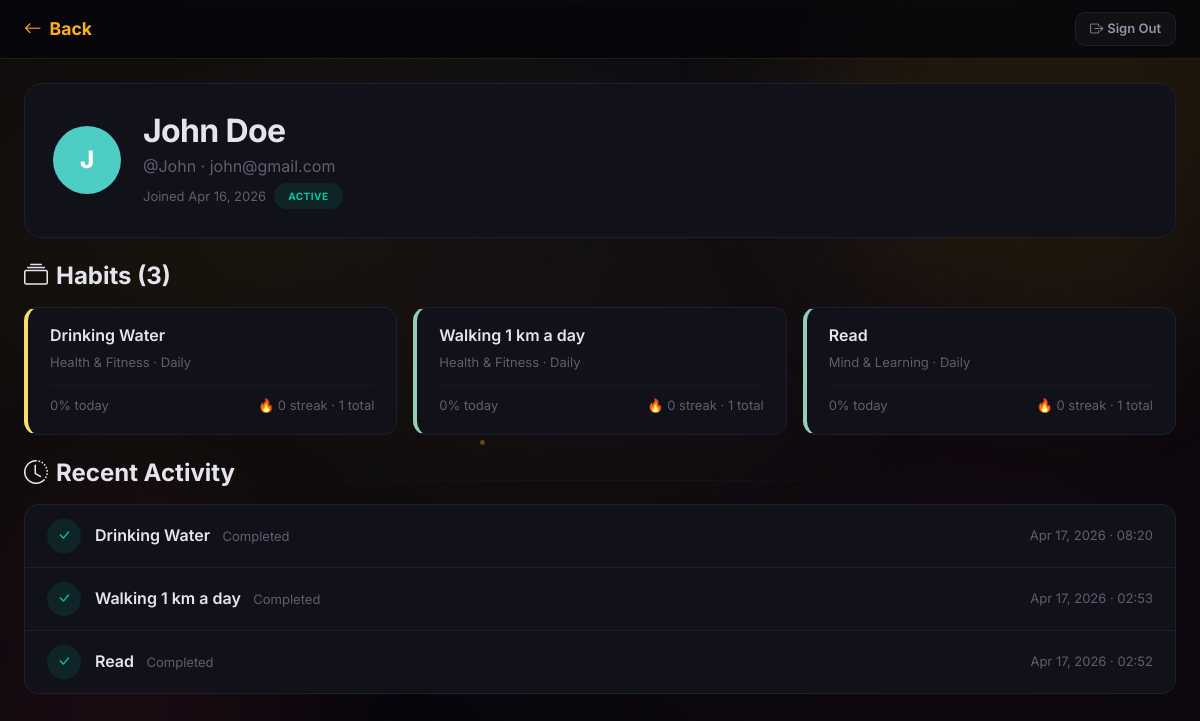
The page /admin-panel/user/2/ (signed in) on the database its author committed.
### habits/models.py (models this page shows, shortened)
class Habit(models.Model):
    CATEGORY_CHOICES = [
        ('health', 'Health & Fitness'),
        ('mind', 'Mind & Learning'),
        ('productivity', 'Productivity'),
        ('social', 'Social'),
        ('creativity', 'Creativity'),
        ('wellness', 'Wellness'),
        ('finance', 'Finance'),
        ('other', 'Other'),
    ]
    FREQUENCY_CHOICES = [
        ('daily', 'Daily'),
        ('weekly', 'Weekly'),
        ('monthly', 'Monthly'),
    ]
    COLOR_CHOICES = [
        ('#FF6B6B', 'Coral Red'),
        ('#4ECDC4', 'Teal'),
        ('#45B7D1', 'Sky Blue'),
        ('#96CEB4', 'Sage Green'),
        ('#FFEAA7', 'Sunny Yellow'),
        ('#DDA0DD', 'Plum'),
        ('#98D8C8', 'Mint'),
        ('#F7DC6F', 'Gold'),
        ('#BB8FCE', 'Lavender'),
        ('#F0B27A', 'Peach'),
        ('#82E0AA', 'Emerald'),
        ('#85C1E9', 'Light Blue'),
    ]
    user = models.ForeignKey(User, on_delete=models.CASCADE, related_name='habits')
    name = models.CharField(max_length=200)
    description = models.TextField(blank=True, default='')
    category = models.CharField(max_length=20, choices=CATEGORY_CHOICES, default='other')
    frequency = models.CharField(max_length=10, choices=FREQUENCY_CHOICES, default='daily')
    color = models.CharField(max_length=7, choices=COLOR_CHOICES, default='#4ECDC4')
    target_count = models.PositiveIntegerField(default=1, help_text='How many times per period')
    is_active = models.BooleanField(default=True)
    created_at = models.DateTimeField(auto_now_add=True)
    updated_at = models.DateTimeField(auto_now=True)
    class Meta:
        ordering = ['-created_at']
        unique_together = ['user', 'name']
    def is_completed_today(self):
        today = timezone.now().date()
        return self.logs.filter(completed_at__date=today, is_completed=True).exists()
    def is_skipped_today(self):
        today = timezone.now().date()
        return self.logs.filter(completed_at__date=today, is_skipped=True).exists()
    def get_progress_percentage(self):
        if self.is_completed_today():
            return 100
        if self.is_skipped_today():
            return 0
        return 0
    def get_streak(self):
        streak = 0
        current_date = timezone.now().date()
        for i in range(365):
            check_date = current_date - timedelta(days=i)
            day_logs = self.logs.filter(
                completed_at__date=check_date,
                is_completed=True
            )
            if day_logs.exists():
                streak += 1
            elif i == 0:
                continue
            else:
                break
        return streak
    def get_weekly_data(self):
        today = timezone.now().date()
        weekly = []
        for i in range(6, -1, -1):
            day = today - timedelta(days=i)
            log = self.logs.filter(completed_at__date=day).first()
            status = 'pending'
            if log:
                if log.is_completed:
                    status = 'completed'
                elif log.is_skipped:
                    status = 'skipped'
            weekly.append({
                'date': day,
                'day_name': day.strftime('%a'),
                'status': status,
                'completed': status == 'completed',
            })
        return weekly

class HabitLog(models.Model):
    habit = models.ForeignKey(Habit, on_delete=models.CASCADE, related_name='logs')
    is_completed = models.BooleanField(default=False)
    is_skipped = models.BooleanField(default=False)
    completed_at = models.DateTimeField(default=timezone.now)
    notes = models.TextField(blank=True, default='')
    class Meta:
        ordering = ['-completed_at']

### habits/views.py (the view)
# urls.py: path('admin-panel/user/<int:user_id>/', views.admin_user_detail, name='admin_user_detail'),
@login_required
@user_passes_test(is_admin)
def admin_user_detail(request, user_id):
    target_user = get_object_or_404(User, pk=user_id)
    profile = ensure_profile(target_user)
    habits = target_user.habits.filter(is_active=True)
    recent_logs = HabitLog.objects.filter(
        habit__user=target_user
    ).select_related('habit').order_by('-completed_at')[:50]
    habit_data = []
    for habit in habits:
        habit_data.append({
            'habit': habit,
            'progress': habit.get_progress_percentage(),
            'streak': habit.get_streak(),
            'total_completions': habit.logs.filter(is_completed=True).count(),
            'weekly': habit.get_weekly_data(),
        })
    context = {
        'target_user': target_user,
        'profile': profile,
        'habit_data': habit_data,
        'recent_logs': recent_logs,
    }
    return render(request, 'admin_user_detail.html', context)

### habits/context_processors.py (called while the page is built)
def user_context(request):
    context = {
        'is_admin_user': False,
    }
    if request.user.is_authenticated:
        context['is_admin_user'] = request.user.is_staff or request.user.is_superuser
    return context

### habits/views.py (called while the page is built)
def is_admin(user):
    return user.is_staff or user.is_superuser

def ensure_profile(user):
    profile, created = UserProfile.objects.get_or_create(user=user)
    return profile

### habits/templates/admin_user_detail.html (shortened to what this page needs)
{% extends 'base.html' %}
{% load static %}
{% load habit_extras %}
{% block body_class %}page-admin{% endblock %}
{% block background %}
<div class="animated-bg animated-bg-admin">
    <div class="particle" style="--x: 40%; --y: 55%; --duration: 8s; --delay: 1s; --size: 5px;"></div>
    <div class="mesh-line mesh-3"></div>
</div>
{% endblock %}
{% block content %}
<div class="admin-wrapper">
    <nav class="admin-topbar">
        <div class="container-fluid px-4 d-flex justify-content-between align-items-center">
            <a class="admin-logo" href="{% url 'admin_dashboard' %}"><i class="bi bi-arrow-left me-2"></i>Back</a>
            <a href="{% url 'logout' %}" class="btn btn-ghost btn-sm btn-glow"><i class="bi bi-box-arrow-right me-1"></i>Sign Out</a>
        </div>
    </nav>
    <div class="container-fluid px-4 py-4">
        <div class="admin-detail-header mb-4">
            <div class="admin-detail-avatar" style="background: {{ profile.avatar_color }}">
                {{ target_user.first_name|first|default:target_user.username|first }}
            </div>
            <div class="admin-detail-info">
                <h2 class="fw-700 mb-1">{{ target_user.first_name }} {{ target_user.last_name }}</h2>
                <p class="text-muted mb-1">@{{ target_user.username }} · {{ target_user.email }}</p>
                <div class="d-flex gap-2 align-items-center">
                    <span class="text-sm text-muted">Joined {{ target_user.date_joined|date:"M d, Y" }}</span>
                    {% if profile.is_deactivated %}
                    <span class="admin-badge admin-badge-danger">Deactivated</span>
                    {% else %}
                    <span class="admin-badge admin-badge-success">Active</span>
                    {% endif %}
                </div>
            </div>
        </div>
        <h4 class="fw-700 mb-3"><i class="bi bi-collection me-2"></i>Habits ({{ habit_data|length }})</h4>
        {% if habit_data %}
        <div class="row g-3 mb-4">
            {% for item in habit_data %}
            <div class="col-md-6 col-xl-4">
                <div class="admin-habit-tile" style="border-left: 4px solid {{ item.habit.color }}">
                    <h6 class="fw-600 mb-1">{{ item.habit.name }}</h6>
                    <span class="text-sm text-muted">{{ item.habit.get_category_display }} · {{ item.habit.get_frequency_display }}</span>
                    <div class="admin-habit-bar mt-2">
                    </div>
                    <div class="d-flex justify-content-between mt-2">
                        <span class="text-sm text-muted">{{ item.progress }}% today</span>
                        <span class="text-sm text-muted">🔥 {{ item.streak }} streak · {{ item.total_completions }} total</span>
                    </div>
                </div>
            </div>
            {% endfor %}
        </div>
        {% else %}
        <p class="text-muted mb-4">This user hasn't created any habits yet.</p>
        {% endif %}
        <h4 class="fw-700 mb-3"><i class="bi bi-clock-history me-2"></i>Recent Activity</h4>
        <div class="admin-activity-list">
            {% for log in recent_logs %}
            <div class="admin-activity-row">
                <div class="admin-activity-icon {% if log.is_completed %}icon-done{% elif log.is_skipped %}icon-skip{% else %}icon-miss{% endif %}">
                    {% if log.is_completed %}<i class="bi bi-check-lg"></i>
                    {% elif log.is_skipped %}<i class="bi bi-dash-lg"></i>
                    {% else %}<i class="bi bi-x-lg"></i>{% endif %}
                </div>
                <div class="flex-grow-1">
                    <span class="fw-600">{{ log.habit.name }}</span>
                    <span class="text-sm text-muted ms-2">
                        {% if log.is_completed %}Completed{% elif log.is_skipped %}Skipped{% else %}Missed{% endif %}
                    </span>
                </div>
                <span class="text-sm text-muted">{{ log.completed_at|date:"M d, Y · H:i" }}</span>
            </div>
            {% empty %}
            <div class="text-center py-4 text-muted">No activity recorded yet.</div>
            {% endfor %}
        </div>
    </div>
</div>
{% endblock %}

### habits/templates/base.html (shortened to what this page needs)
{% load static %}
<!DOCTYPE html>
<html lang="en">
<head>
    <link href="https://cdn.jsdelivr.net/npm/bootstrap@5.3.2/dist/css/bootstrap.min.css" rel="stylesheet">
    <link href="https://cdn.jsdelivr.net/npm/bootstrap-icons@1.11.2/font/bootstrap-icons.min.css" rel="stylesheet">
    <link rel="stylesheet" href="{% static 'css/style.css' %}">
</head>
<body class="{% block body_class %}{% endblock %}">
    {% block background %}{% endblock %}
    {% block content %}{% endblock %}
</body>
</html>

### rows shown on the page
Habit: habit.name "Drinking Water", habit.category "Health & Fitness", habit.frequency "Daily", progress "0", streak "0", total_completions "1"
Habit: habit.name "Walking 1 km a day", habit.category "Health & Fitness", habit.frequency "Daily", progress "0", streak "0", total_completions "1"
Habit: habit.name "Read", habit.category "Mind & Learning", habit.frequency "Daily", progress "0", streak "0", total_completions "1"
HabitLog: is_completed True (drawn), habit.name "Drinking Water", completed_at "Apr 17, 2026 · 08:20"
HabitLog: is_completed True (drawn), habit.name "Walking 1 km a day", completed_at "Apr 17, 2026 · 02:53"
HabitLog: is_completed True (drawn), habit.name "Read", completed_at "Apr 17, 2026 · 02:52"

### other values the page prints
{{ target_user.first_name|first|default:target_user.username|first }} "J"
{{ target_user.first_name }} "John"
{{ target_user.last_name }} "Doe"
{{ target_user.username }} "John"
{{ target_user.email }} "john@gmail.com"
{{ target_user.date_joined|date:"M d, Y" }} "Apr 16, 2026"
{{ habit_data|length }} "3"
